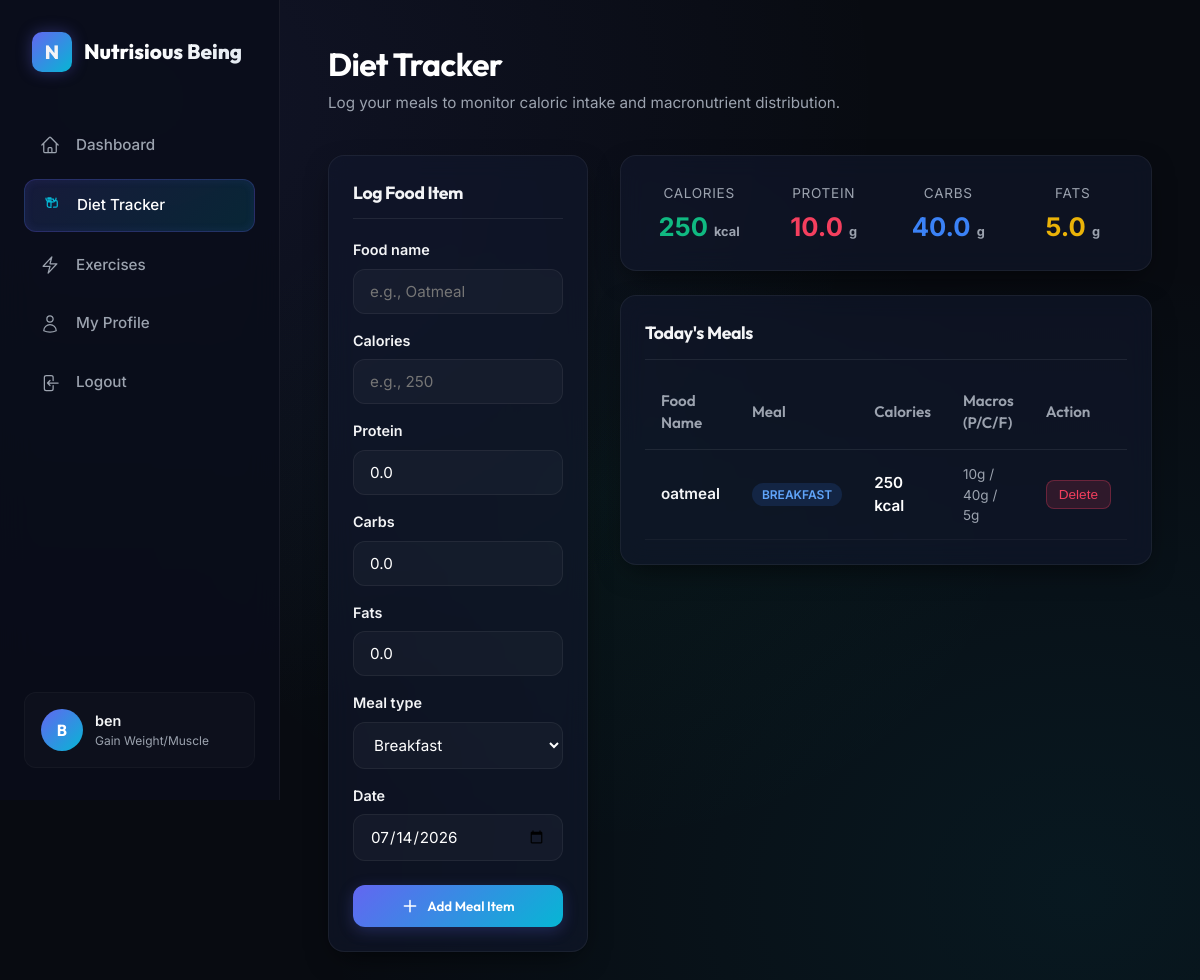
Page /food/ (signed in) on the committed database.
### fitness/models.py (models this page shows, shortened)
class UserProfile(models.Model):
    GENDER_CHOICES = [
        ('M', 'Male'),
        ('F', 'Female'),
        ('O', 'Other'),
    ]
    ACTIVITY_CHOICES = [
        ('SED', 'Sedentary (Little or no exercise)'),
        ('LIG', 'Lightly Active (Exercise 1-3 days/week)'),
        ('MOD', 'Moderately Active (Exercise 3-5 days/week)'),
        ('ACT', 'Very Active (Exercise 6-7 days/week)'),
        ('EXT', 'Extra Active (Physical job or heavy exercise)'),
    ]
    GOAL_CHOICES = [
        ('LOSE', 'Lose Weight'),
        ('MAINTAIN', 'Maintain Weight'),
        ('GAIN', 'Gain Weight/Muscle'),
    ]
    user = models.OneToOneField(User, on_delete=models.CASCADE, related_name='profile')
    gender = models.CharField(max_length=1, choices=GENDER_CHOICES)
    age = models.PositiveIntegerField()
    height = models.DecimalField(max_digits=5, decimal_places=2, help_text="Height in cm")
    current_weight = models.DecimalField(max_digits=5, decimal_places=2, help_text="Weight in kg")
    target_weight = models.DecimalField(max_digits=5, decimal_places=2, help_text="Target weight in kg")
    activity_level = models.CharField(max_length=3, choices=ACTIVITY_CHOICES, default='SED')
    fitness_goal = models.CharField(max_length=8, choices=GOAL_CHOICES, default='MAINTAIN')
    created_at = models.DateTimeField(auto_now_add=True)
    updated_at = models.DateTimeField(auto_now=True)

class FoodLog(models.Model):
    MEAL_CHOICES = [
        ('BF', 'Breakfast'),
        ('LH', 'Lunch'),
        ('DN', 'Dinner'),
        ('SK', 'Snack'),
    ]
    user = models.ForeignKey(User, on_delete=models.CASCADE, related_name='food_logs')
    food_name = models.CharField(max_length=100)
    calories = models.PositiveIntegerField()
    protein = models.DecimalField(max_digits=5, decimal_places=1, default=0.0, help_text="Protein in grams")
    carbs = models.DecimalField(max_digits=5, decimal_places=1, default=0.0, help_text="Carbohydrates in grams")
    fats = models.DecimalField(max_digits=5, decimal_places=1, default=0.0, help_text="Fats in grams")
    meal_type = models.CharField(max_length=2, choices=MEAL_CHOICES, default='BF')
    date = models.DateField(default=timezone.localdate)
    class Meta:
        ordering = ['-date', '-id']

### fitness/views.py (the view)
# urls.py: path('food/', views.food_log_view, name='food_log'),
@login_required
def food_log_view(request):
    user = request.user
    today = timezone.localdate()
    if request.method == 'POST':
        form = FoodLogForm(request.POST)
        if form.is_valid():
            food_item = form.save(commit=False)
            food_item.user = user
            food_item.save()
            messages.success(request, f"Logged {food_item.food_name} successfully!")
            return redirect('food_log')
    else:
        form = FoodLogForm()
    today_logs = FoodLog.objects.filter(user=user, date=today)
    past_logs = FoodLog.objects.filter(user=user).exclude(date=today)[:30]
    today_calories = today_logs.aggregate(Sum('calories'))['calories__sum'] or 0
    today_protein = today_logs.aggregate(Sum('protein'))['protein__sum'] or 0
    today_carbs = today_logs.aggregate(Sum('carbs'))['carbs__sum'] or 0
    today_fats = today_logs.aggregate(Sum('fats'))['fats__sum'] or 0
    return render(request, 'fitness/food_log.html', {
        'form': form,
        'today_logs': today_logs,
        'past_logs': past_logs,
        'today_calories': today_calories,
        'today_protein': today_protein,
        'today_carbs': today_carbs,
        'today_fats': today_fats,
    })

### fitness/forms.py
class FoodLogForm(forms.ModelForm):
    date = forms.DateField(
        initial=timezone.localdate,
        widget=forms.DateInput(attrs={'class': 'form-control', 'type': 'date'}),
        required=True
    )
    class Meta:
        model = FoodLog
        fields = ['food_name', 'calories', 'protein', 'carbs', 'fats', 'meal_type', 'date']
        widgets = {
            'food_name': forms.TextInput(attrs={'class': 'form-control', 'placeholder': 'e.g., Oatmeal'}),
            'calories': forms.NumberInput(attrs={'class': 'form-control', 'placeholder': 'e.g., 250'}),
            'protein': forms.NumberInput(attrs={'class': 'form-control', 'placeholder': 'e.g., 10'}),
            'carbs': forms.NumberInput(attrs={'class': 'form-control', 'placeholder': 'e.g., 40'}),
            'fats': forms.NumberInput(attrs={'class': 'form-control', 'placeholder': 'e.g., 5'}),
            'meal_type': forms.Select(attrs={'class': 'form-control'}),
        }

### fitness/templates/fitness/food_log.html (shortened to what this page needs)
{% extends 'fitness/base.html' %}
{% block header_left %}
<h1>Diet Tracker</h1>
<p>Log your meals to monitor caloric intake and macronutrient distribution.</p>
{% endblock %}
{% block content %}
<div class="log-layout-grid">
    <div class="glass-card">
        <h3 style="font-size:1.1rem; border-bottom:1px solid rgba(255,255,255,0.08); padding-bottom:12px; margin-bottom:20px;">Log Food Item</h3>
        <form method="POST" style="display:flex; flex-direction:column; gap:16px;">
            {% for field in form %}
            <div class="form-group" style="margin-bottom:0;">
                <label for="{{ field.id_for_label }}">{{ field.label }}</label>
                {{ field }}
            </div>
            {% endfor %}
            <button type="submit" class="btn-premium" style="justify-content:center; margin-top:8px;">
                <svg xmlns="http://www.w3.org/2000/svg" fill="none" viewBox="0 0 24 24" stroke-width="2" stroke="currentColor" style="width:18px; height:18px;">
                    <path stroke-linecap="round" stroke-linejoin="round" d="M12 4.5v15m7.5-7.5h-15" />
                </svg>
                Add Meal Item
            </button>
        </form>
    </div>
    <div style="display:flex; flex-direction:column; gap:24px;">
        <div class="glass-card" style="display:grid; grid-template-columns:repeat(4, 1fr); gap:16px; text-align:center;">
            <div>
                <span class="metric-sub">Calories</span>
                <div style="font-size:1.6rem; font-weight:700; color:var(--color-calories); margin-top:4px;">{{ today_calories }} <span style="font-size:0.8rem; color:var(--text-secondary);">kcal</span></div>
            </div>
            <div>
                <span class="metric-sub">Protein</span>
                <div style="font-size:1.6rem; font-weight:700; color:var(--color-protein); margin-top:4px;">{{ today_protein|floatformat:1 }} <span style="font-size:0.8rem; color:var(--text-secondary);">g</span></div>
            </div>
            <div>
                <span class="metric-sub">Carbs</span>
                <div style="font-size:1.6rem; font-weight:700; color:var(--color-carbs); margin-top:4px;">{{ today_carbs|floatformat:1 }} <span style="font-size:0.8rem; color:var(--text-secondary);">g</span></div>
            </div>
            <div>
                <span class="metric-sub">Fats</span>
                <div style="font-size:1.6rem; font-weight:700; color:var(--color-fats); margin-top:4px;">{{ today_fats|floatformat:1 }} <span style="font-size:0.8rem; color:var(--text-secondary);">g</span></div>
            </div>
        </div>
        <div class="glass-card logs-table-container">
            <h3 style="font-size:1.1rem; border-bottom:1px solid rgba(255,255,255,0.08); padding-bottom:12px;">Today's Meals</h3>
            {% if today_logs %}
            <table class="logs-table">
                <thead>
                    <tr>
                        <th>Food Name</th>
                        <th>Meal</th>
                        <th>Calories</th>
                        <th>Macros (P/C/F)</th>
                        <th>Action</th>
                    </tr>
                </thead>
                <tbody>
                    {% for log in today_logs %}
                    <tr>
                        <td style="font-weight:600;">{{ log.food_name }}</td>
                        <td>
                            <span class="meal-badge {{ log.get_meal_type_display|lower }}">
                                {{ log.get_meal_type_display }}
                            </span>
                        </td>
                        <td style="font-weight:600; color:#FFFFFF;">{{ log.calories }} kcal</td>
                        <td class="macro-numbers" style="font-size:0.85rem;">
                            {{ log.protein|floatformat:0 }}g / {{ log.carbs|floatformat:0 }}g / {{ log.fats|floatformat:0 }}g
                        </td>
                        <td>
                            <form method="POST" action="{% url 'delete_food' log.pk %}">
                                <button type="submit" class="btn-danger">Delete</button>
                            </form>
                        </td>
                    </tr>
                    {% endfor %}
                </tbody>
            </table>
            {% endif %}
        </div>
    </div>
</div>
{% endblock %}

### fitness/templates/fitness/base.html (shortened to what this page needs)
{% load static %}
<!DOCTYPE html>
<html lang="en">
<head>
    <link rel="stylesheet" href="{% static 'css/style.css' %}">
</head>
<body>
    <div class="app-container">
        <nav class="sidebar">
            <div class="brand">
                <div class="brand-icon">N</div>
                <span class="brand-name">Nutrisious Being</span>
            </div>
            {% if user.is_authenticated %}
            <ul class="nav-menu">
                <li class="nav-item {% if request.resolver_match.url_name == 'dashboard' %}active{% endif %}">
                    <a href="{% url 'dashboard' %}">
                        <span>Dashboard</span>
                    </a>
                </li>
                <li class="nav-item {% if request.resolver_match.url_name == 'food_log' %}active{% endif %}">
                    <a href="{% url 'food_log' %}">
                        <span>Diet Tracker</span>
                    </a>
                </li>
                <li class="nav-item {% if request.resolver_match.url_name == 'exercise_log' %}active{% endif %}">
                    <a href="{% url 'exercise_log' %}">
                        <svg xmlns="http://www.w3.org/2000/svg" fill="none" viewBox="0 0 24 24" stroke-width="1.5" stroke="currentColor">
                            <path stroke-linecap="round" stroke-linejoin="round" d="M3.75 13.5l10.5-11.25L12 10.5h8.25L9.75 21.75 12 13.5H3.75z" />
                        </svg>
                        <span>Exercises</span>
                    </a>
                </li>
                <li class="nav-item {% if request.resolver_match.url_name == 'profile' %}active{% endif %}">
                    <a href="{% url 'profile' %}">
                        <span>My Profile</span>
                    </a>
                </li>
                <li class="nav-item">
                    <a href="{% url 'logout' %}">
                        <span>Logout</span>
                    </a>
                </li>
            </ul>
            <div class="user-profile-summary">
                <div class="avatar-circle">
                    {{ user.username|slice:":1"|upper }}
                </div>
                <div class="profile-info">
                    <div class="profile-username">{{ user.username }}</div>
                    <div class="profile-meta">{{ user.profile.get_fitness_goal_display }}</div>
                </div>
            </div>
            {% endif %}
        </nav>
        <main class="main-content">
            <div class="header-bar">
                <div class="header-title">
                    {% block header_left %}{% endblock %}
                </div>
            </div>
            {% block content %}{% endblock %}
        </main>
    </div>
</body>
</html>

### rows in the picture
FoodLog: food_name "oatmeal", meal_type "BREAKFAST", calories "250", protein "10", carbs "40", fats "5"

### other values in the picture
{{ user.username|slice:":1"|upper }} "B"
{{ user.username }} "ben"
{{ user.profile.get_fitness_goal_display }} "Gain Weight/Muscle"
{{ field.label }} "Food name" "Calories" "Protein" "Carbs" "Fats" "Meal type" "Date"
{{ today_calories }} "250"
{{ today_protein|floatformat:1 }} "10.0"
{{ today_carbs|floatformat:1 }} "40.0"
{{ today_fats|floatformat:1 }} "5.0"
